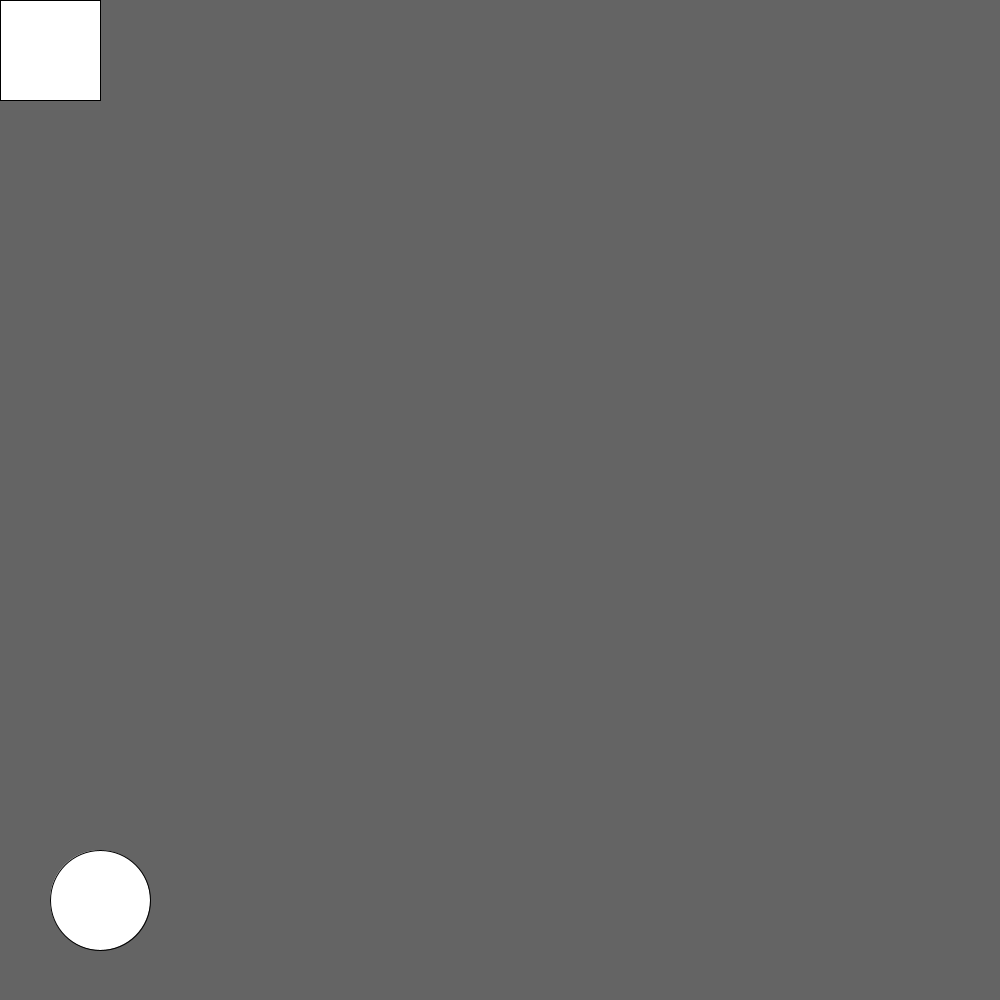
Frame 1 (no input)
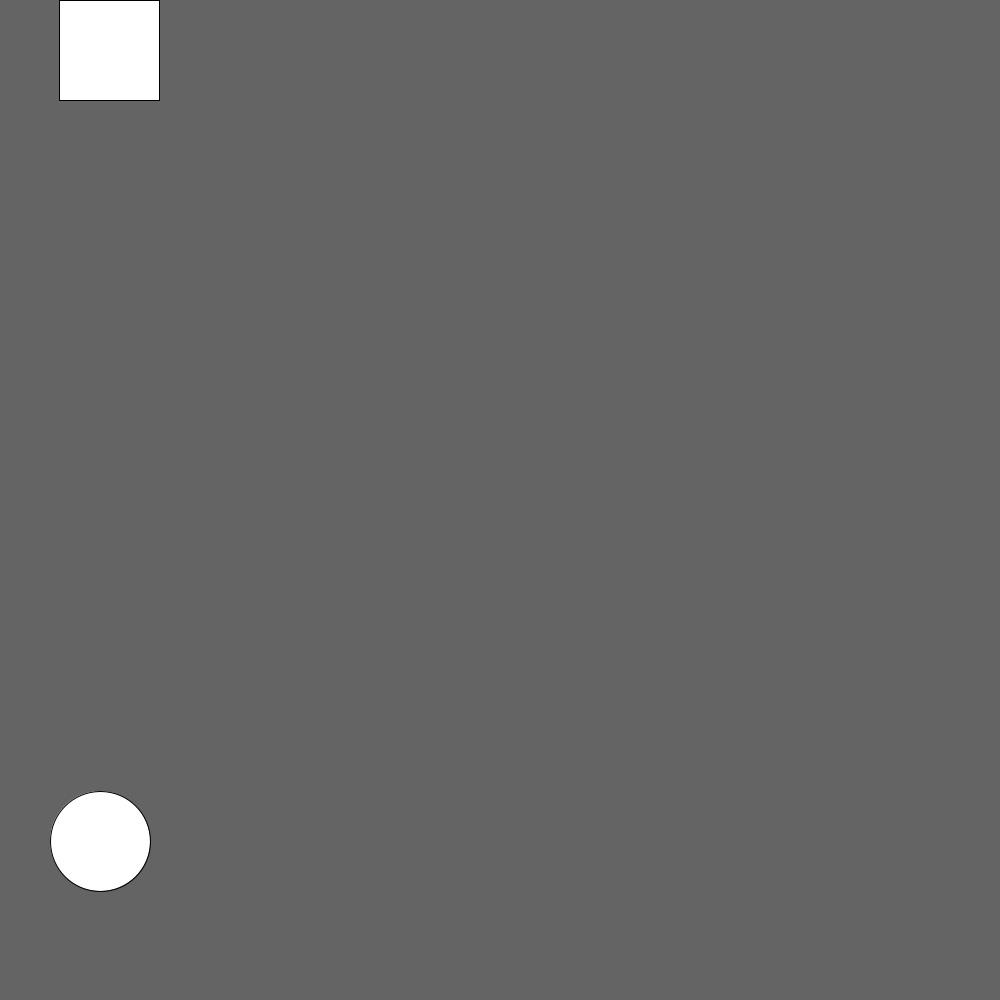
Frame 60 (the mouse pressed at the canvas centre just before this capture)
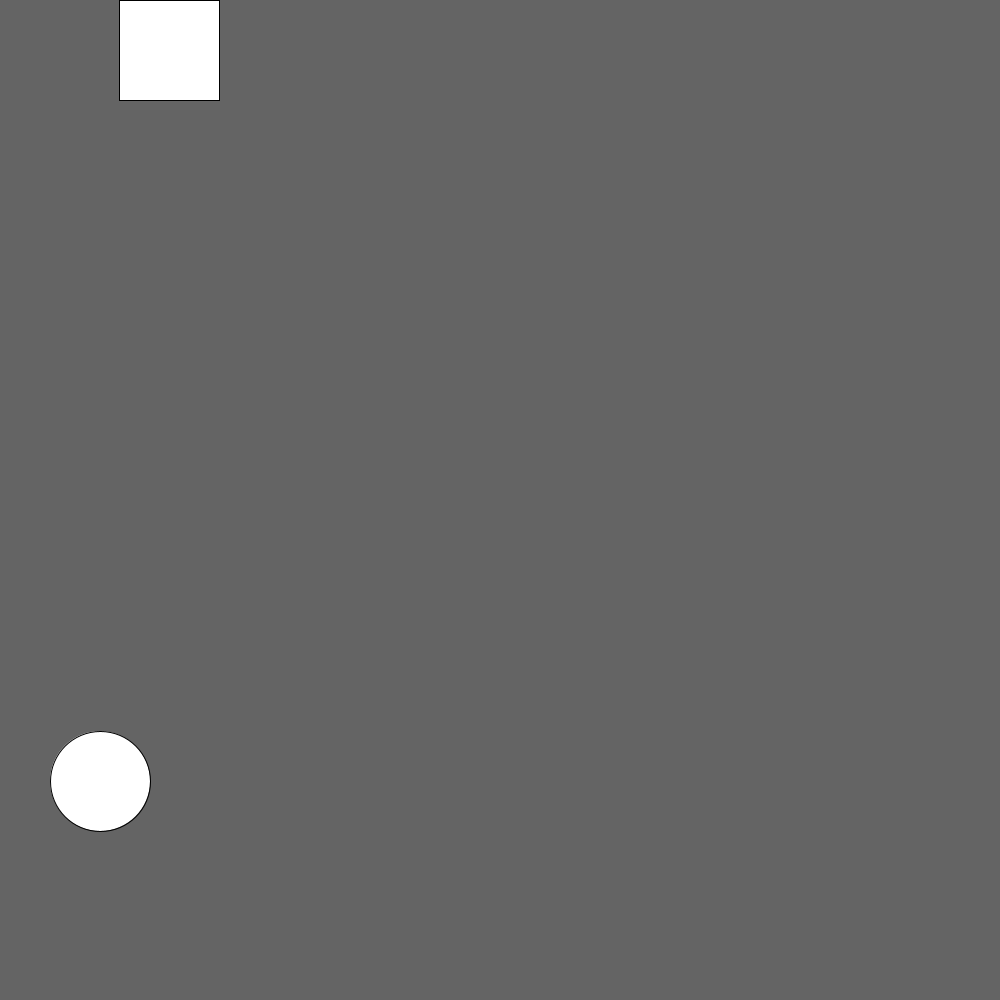
Frame 120 (the mouse held since frame 60 and released just before this capture)

The Processing sketch that drew these frames (run headless with seeded random() and noise(); from frame 60 on, the mouse is pressed at the canvas centre):

// Processing sketch: variables_assignment
// ── variables_assignment.pde
int x = 0;
boolean n = true;
int y = 900;

void setup() {
  size(1000, 1000);
}

void draw(){
  background (100);
  square(x,0,100);
  circle (100, y, 100);
    x = x+1;
    y = y - 1;
}
